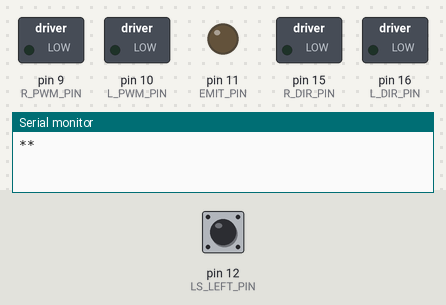
This sketch was run on a simulated Arduino Mega 2560, built with avr-gcc and run on an emulated ATmega2560. Shown: switched loads named in the sketch (green lamp = pin HIGH), output pins drawn as LEDs (lit = HIGH), the last lines printed to the serial monitor. The test bench sets the inputs (shaded band); at power-on: pin 12 (LS_LEFT_PIN) LOW.

Above: at 0.1 s.
At 2.2 s:
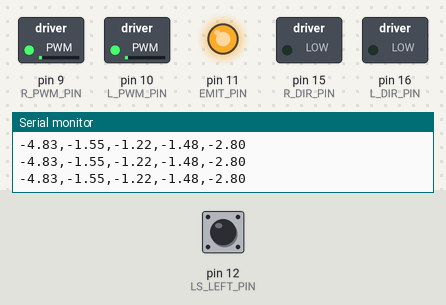
2.3 s: pin 12 (LS_LEFT_PIN) pulled HIGH for 0.15 s
4.1 s: pin 12 (LS_LEFT_PIN) pulled HIGH for 3.2 s
8.8 s: pin 12 (LS_LEFT_PIN) pulled HIGH for 1 s
11.3 s: pin 12 (LS_LEFT_PIN) driven HIGH
12.8 s: pin 12 (LS_LEFT_PIN) driven LOW
14.3 s: pin 12 (LS_LEFT_PIN) pulsed HIGH 2 times (0.12 s each, 0.3 s apart)
Timing chart, 0 to 17.3 s (numbered marks = the images above; inputs shaded):
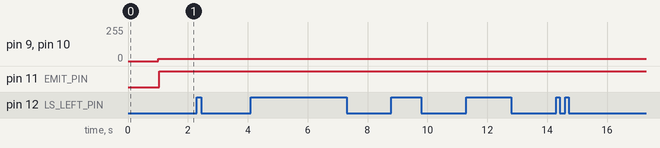

The sketch:

surfaceIdentify1.0_SensorDetect.ino
```cpp
#include "motors.h"

#define EMIT_PIN 11         // Documentation says 11.
#define LS_LEFT_PIN 12      // Complete for DN1 pin
#define LS_MIDLEFT_PIN 18   // Complete for DN2 pin
#define LS_MIDDLE_PIN 20    // Complete for DN3 pin
#define LS_MIDRIGHT_PIN 21  // Complete for DN4 pin
#define LS_RIGHT_PIN 22     // Complete for DN5 pin
#define MAX_SAMPLES 5
Motors_c motors;

int ls_pins[5] = { LS_LEFT_PIN,
                   LS_MIDLEFT_PIN,
                   LS_MIDDLE_PIN,
                   LS_MIDRIGHT_PIN,
                   LS_RIGHT_PIN };
float results[MAX_SAMPLES];

float sensor1[100];
float sensor2[100];
float sensor3[100];
float sensor4[100];
float sensor5[100];

int result_index;

// FILE *fpt = fopen("SensorData.csv", "w+");

void setup() {
  motors.init();
  // Set some initial pin modes and states
  pinMode(EMIT_PIN, INPUT);     // Set EMIT as an input (off)
  pinMode(LS_LEFT_PIN, INPUT);  // Set line sensor pin to input
  pinMode(LS_MIDLEFT_PIN, INPUT);
  pinMode(LS_MIDDLE_PIN, INPUT);
  pinMode(LS_MIDRIGHT_PIN, INPUT);
  pinMode(LS_RIGHT_PIN, INPUT);
  float lineSensors(int number);

  Serial.begin(9600);
  delay(1000);
  Serial.println("***RESET***");

  for (int i = 0; i < 100; i++) {
    sensor1[i] = 0;
    sensor2[i] = 0;
    sensor3[i] = 0;
    sensor4[i] = 0;
    sensor5[i] = 0;
  }
  result_index = 0;

  // fprintf(fpt,"time, 1, 2, 3, 4, 5\n");
}


void loop() {

  float reading_1 = lineSensors(0);
  reading_1 = (reading_1 - 732.87) / 150.06;
  Serial.print(reading_1);
  float reading_2 = lineSensors(0);
  reading_2 = (reading_2 - 340.39) / 214.43;
  Serial.print(",");
  Serial.print(reading_2);
  float reading_3 = lineSensors(0);
  reading_3 = (reading_3 - 264.92) / 210.17;
  Serial.print(",");
  Serial.print(reading_3);
  float reading_4 = lineSensors(0);
  reading_4 = (reading_4 - 318.28) / 209.47;
  Serial.print(",");
  Serial.print(reading_4);
  float reading_5 = lineSensors(0);
  reading_5 = (reading_5 - 585.57) / 206.37;
  Serial.print(",");
  Serial.println(reading_5);


  if (reading_3 >= 4.45 && reading_3 <= 4.55) { // && reading_3 <= 4.55){
    motors.setMotorPower(0,0);
    delay(1000);
  }else if (reading_3 >= 6.45 && reading_3 <= 6.55){
    motors.setMotorPower(0,0);
    delay(1000);
  }else if (reading_3 >= 8.45 && reading_3 <= 8.55){
    motors.setMotorPower(0,0);
    delay(1000);
  }else if (reading_3 >= 10.45 && reading_3 <= 10.55){
    motors.setMotorPower(0,0);
    delay(1000);
  }else{
    motors.setMotorPower(18, 18);
  }

  return;

  // while (1) {
    for (int i = 0; i < 5; i++) {
      results[i] = lineSensors(i);
      // Serial.print(results[i]);
      // Serial.print(",");
    }
    // Serial.println();
    // delay(10);
  // }
  // unsigned long trialTime = millis();
  // float trialTime_f = (float)trialTime;
  // for(int j = 0; j < 1000000; j++){
  // fprintf(fpt, "%f,%f,%f,%f,%f,%f\n", trialTime_f, results[1], results[2], results[3], results[4], results[5]);

  sensor1[result_index] = lineSensors(0);
  sensor2[result_index] = lineSensors(1);
  sensor3[result_index] = lineSensors(2);
  sensor4[result_index] = lineSensors(3);
  sensor5[result_index] = lineSensors(4);

  result_index += 1;
  // Serial.println(result_index);
  if (result_index >= 100) {
  reportResults();
  }
}

void reportResults() {
  int j = 1;
  // experiment is over.
  // while (1) {
    //stop motors
    //motors.stop(0,0);

    // print results.
  for (j = 1; j < 2; j++) {
    for (int i = 0; i < 50; i++) {
      Serial.print(j);
      Serial.print(",");
      Serial.print(i);
      Serial.print(",");
      Serial.print("1");
      Serial.print(",");
      Serial.println(sensor1[i]);

      Serial.print(j);
      Serial.print(",");
      Serial.print(i);
      Serial.print(",");
      Serial.print("2");
      Serial.print(",");
      Serial.println(sensor2[i]);

      Serial.print(j);
      Serial.print(",");
      Serial.print(i);
      Serial.print(",");
      Serial.print("3");
      Serial.print(",");
      Serial.println(sensor3[i]);

      Serial.print(j);
      Serial.print(",");
      Serial.print(i);
      Serial.print(",");
      Serial.print("4");
      Serial.print(",");
      Serial.println(sensor4[i]);

      Serial.print(j);
      Serial.print(",");
      Serial.print(i);
      Serial.print(",");
      Serial.print("5");
      Serial.print(",");
      Serial.println(sensor5[i]);
    }

    delay(3000);

  }
  delay(4000);
  result_index = 0;
  // }
}

float lineSensors(int number) {
  if (number < 0) {
    return (float)number;
    Serial.println("there is a mistake number = ");
    Serial.println(number);
  }
  if (number > 4) {
    return (float)number;
    Serial.println("there is a mistake number = ");
    Serial.println(number);
  }

  pinMode(EMIT_PIN, OUTPUT);
  digitalWrite(EMIT_PIN, HIGH);


  pinMode(ls_pins[number], OUTPUT);
  digitalWrite(ls_pins[number], HIGH);
  delayMicroseconds(10);
  pinMode(ls_pins[number], INPUT);

  unsigned long start_time = micros();

  while (digitalRead(ls_pins[number]) == HIGH) {
    // Do nothing here (waiting).
  }

  unsigned long end_time = micros();

  pinMode(EMIT_PIN, INPUT);

  unsigned long elapsed_time = end_time - start_time;

  return (float)elapsed_time;
}
```

motors.h
```cpp
// this #ifndef stops this file
// from being included mored than
// once by the compiler.
#ifndef _MOTORS_H
#define _MOTORS_H

#define L_PWM_PIN 10
#define L_DIR_PIN 16
#define R_PWM_PIN 9
#define R_DIR_PIN 15

#define FWD LOW
#define REV HIGH


// Class to operate the motor(s).
class Motors_c {
public:

  // Constructor, must exist.
  Motors_c() {
  }
  float lspeed, rspeed;
  void init();
  // int forward(float lspeed, float rspeed);
  int setMotorPower(float lspeed, float rspeed);
};


// Use this function to
// initialise the pins and
// state of your motor(s).
void Motors_c::init() {
  pinMode(L_PWM_PIN, OUTPUT);
  pinMode(L_DIR_PIN, OUTPUT);
  pinMode(R_PWM_PIN, OUTPUT);
  pinMode(R_DIR_PIN, OUTPUT);

  // Set initial direction (HIGH/LOW)
  // for the direction pins.
  // ...
  digitalWrite(L_DIR_PIN, FWD);
  digitalWrite(R_DIR_PIN, FWD);

  // Set initial power values for the PWM
  // Pins.
  // ...
  analogWrite(L_PWM_PIN, 0);
  analogWrite(R_PWM_PIN, 0);

  // Start serial, send debug text.
  Serial.begin(9600);
  delay(1);
  Serial.println("***RESET***");
}

// Motors_c::forward(float lspeed, float rspeed){
//   digitalWrite(L_DIR_PIN, FWD);
//   digitalWrite(R_DIR_PIN, FWD);
//   if( lspeed < 0 ) lspeed = lspeed * -1.0;
//   analogWrite( L_PWM_PIN, lspeed );
//   if( rspeed < 0 ) rspeed = rspeed * -1.0;
//   analogWrite( R_PWM_PIN, rspeed );
// }


//     L    R   Direction L R
//     -    -             R R
//     -    +             R F
//     +    -             F R
//     +    +             F F
Motors_c::setMotorPower(float lspeed, float rspeed) {

  // Set the direction pin LEFT
  if (lspeed < 0) {  // -
    digitalWrite(L_DIR_PIN, REV);

  } else {  // +
    digitalWrite(L_DIR_PIN, FWD);
  }

  // Set the direction pin RIGHT
  if (rspeed < 0) {  // -
    digitalWrite(R_DIR_PIN, REV);

  } else {  // +
    digitalWrite(R_DIR_PIN, FWD);
  }

  // error?
  // what to do if lspeed < -255 or lspeed > 255
  // and for right.
  // analogWrite( pin, [ 0 : 255 ] )

  // Set the speed LEFT
  if( lspeed < 0 ) lspeed = lspeed * -1.0;
  analogWrite( L_PWM_PIN, lspeed );


  // Set the speed RIGHT
  if( rspeed < 0 ) rspeed = rspeed * -1.0;
  analogWrite( R_PWM_PIN, rspeed );

}

#endif
```
